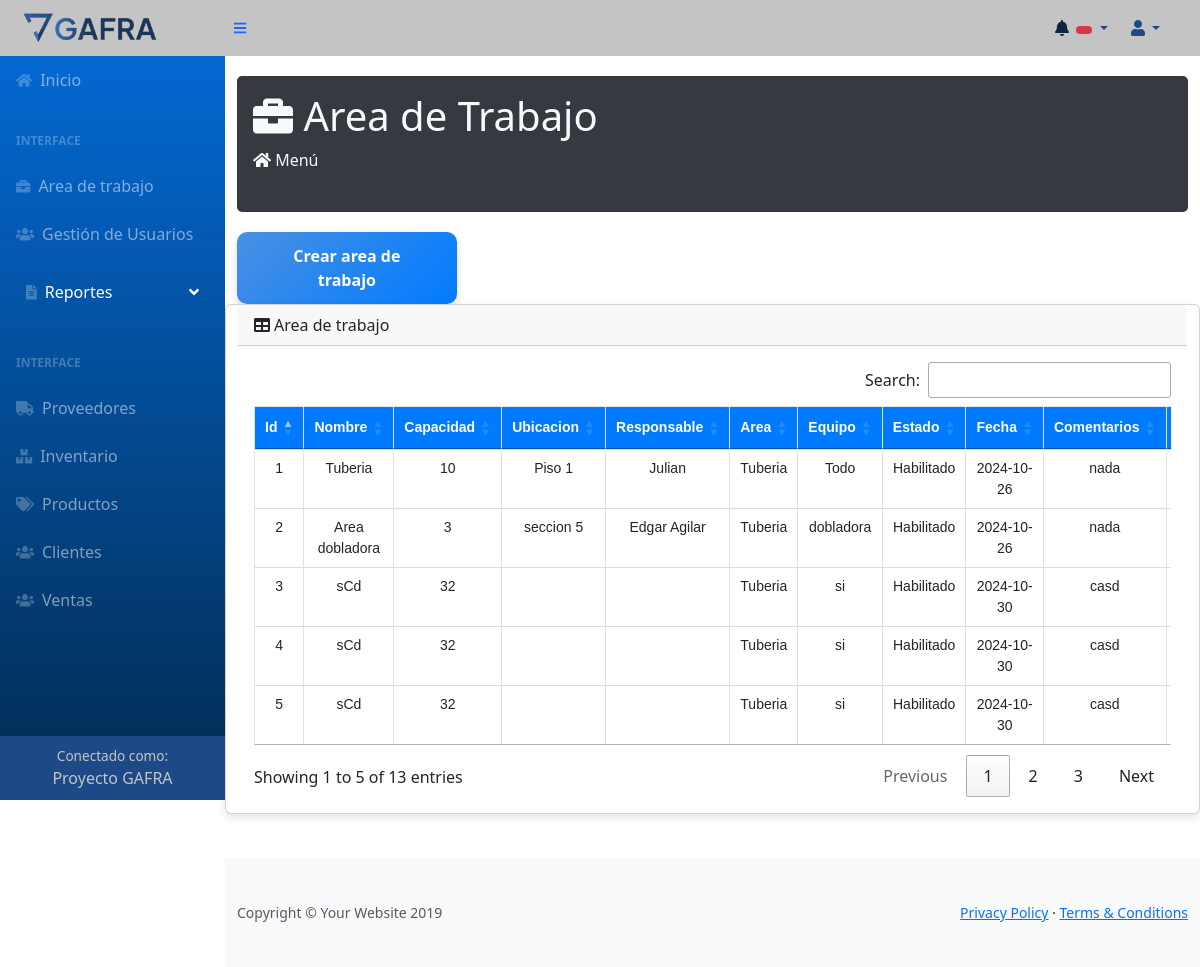
/views/administrador/ambientes/index.php, run on the app's committed database.
### tables this page shows
CREATE TABLE `AreaTrabajo` (
  `id_area` int(11) NOT NULL,
  `nombre_area` varchar(100) NOT NULL,
  `capacidad` int(11) NOT NULL,
  `ubicacion` varchar(255) DEFAULT NULL,
  `responsable` varchar(100) DEFAULT NULL,
  `tipo_area` enum('Tuberia','Ensamble','Corte','Satelite') NOT NULL,
  `equipo_disponible` text DEFAULT NULL,
  `estado_area` varchar(255) NOT NULL,
  `fecha_creacion` date NOT NULL DEFAULT current_timestamp(),
  `comentarios` text DEFAULT NULL
);

### views/administrador/ambientes/index.php (the view, shortened to what this page needs)
<?php require_once "views/administrador/Vista/parte_superior.php" ?>
<main>
    <div class="container-fluid">
        <div class="header-section">
            <h1><i class="fas fa-briefcase"></i> Area de Trabajo</h1>
            <ol class="breadcrumb mb-4">
                <li class="breadcrumb-item"><i class="fas fa-home"></i> Menú</li>
            </ol>
        </div>
        <div class="row">
            <div class="col-xl-3 col-md-6">
                <a href='/dashboard/gestion%20de%20ambientes/admin/createAreaTrabajo/' id="btn-create">
                    Crear area de trabajo
                </a>
            </div>
            <div class="card mb-4">
                <div class="card-header"><i class="fas fa-table mr-1"></i>Area de trabajo</div>
                <div class="card-body">
                    <div class="table-responsive">
                        <table class="table table-bordered" id="tabla-ambientes" id="dataTable" width="100%"
                            cellspacing="0">
                            <thead>
                                <tr>
                                    <th>Id</th>
                                    <th>Nombre</th>
                                    <th>Capacidad</th>
                                    <th>Ubicacion</th>
                                    <th>Responsable</th>
                                    <th>Area</th>
                                    <th>Equipo</th>
                                    <th>Estado</th>
                                    <th>Fecha</th>
                                    <th>Comentarios</th>
                                    <th>Accion</th>
                                </tr>
                            <tbody>
                                <?php
                                $query = "SELECT * FROM AreaTrabajo";
                                $result = $db->query($query);
                                if ($result->num_rows > 0) {
                                    while ($row = $result->fetch_assoc()) {
                                        echo "<tr>";
                                        echo "<td>" . htmlspecialchars($row['id_area']) . "</td>";
                                        echo "<td>" . htmlspecialchars($row['nombre_area']) . "</td>";
                                        echo "<td>" . htmlspecialchars($row['capacidad']) . "</td>";
                                        echo "<td>" . htmlspecialchars($row['ubicacion']) . "</td>";
                                        echo "<td>" . htmlspecialchars($row['responsable']) . "</td>";
                                        echo "<td>" . htmlspecialchars($row['tipo_area']) . "</td>";
                                        echo "<td>" . htmlspecialchars($row['equipo_disponible']) . "</td>";
                                        echo "<td>" . htmlspecialchars($row['estado_area']) . "</td>";
                                        echo "<td>" . htmlspecialchars($row['fecha_creacion']) . "</td>";
                                        echo "<td>" . htmlspecialchars($row['comentarios']) . "</td>";
                                        echo "<td class='acciones'>";
                                        echo "</td>";
                                        echo "</tr>";
                                    }
                                } else {
                                    echo "<tr><td colspan='11'>No hay registros</td></tr>";
                                }
                                ?>
                            </tbody>
                        </table>
                    </div>
                </div>
            </div>
        </div>
</main>
<footer class="py-4 bg-light mt-auto">
    <div class="container-fluid">
        <div class="d-flex align-items-center justify-content-between small">
            <div class="text-muted">Copyright &copy; Your Website 2019</div>
            <div>
                <a href="#">Privacy Policy</a>
                &middot;
                <a href="#">Terms &amp; Conditions</a>
            </div>
        </div>
    </div>
</footer>
<link rel="stylesheet" type="text/css" href="https://cdn.datatables.net/1.13.4/css/jquery.dataTables.min.css">
<link rel="stylesheet" type="text/css" href="https://cdn.datatables.net/buttons/2.3.3/css/buttons.dataTables.min.css">
</body>
</html>

### data on the page
areatrabajo: id_area "1", nombre_area "Tuberia", capacidad "10", ubicacion "Piso 1", responsable "Julian", tipo_area "Tuberia", equipo_disponible "Todo", estado_area "Habilitado", fecha_creacion "2024-10-26", comentarios "nada"
areatrabajo: id_area "2", nombre_area "Area dobladora", capacidad "3", ubicacion "seccion 5", responsable "Edgar Agilar", tipo_area "Tuberia", equipo_disponible "dobladora", estado_area "Habilitado", fecha_creacion "2024-10-26", comentarios "nada"
areatrabajo: id_area "3", nombre_area "sCd", capacidad "32", tipo_area "Tuberia", equipo_disponible "si", estado_area "Habilitado", fecha_creacion "2024-10-30", comentarios "casd"
areatrabajo: id_area "4", nombre_area "sCd", capacidad "32", tipo_area "Tuberia", equipo_disponible "si", estado_area "Habilitado", fecha_creacion "2024-10-30", comentarios "casd"
areatrabajo: id_area "5", nombre_area "sCd", capacidad "32", tipo_area "Tuberia", equipo_disponible "si", estado_area "Habilitado", fecha_creacion "2024-10-30", comentarios "casd"
